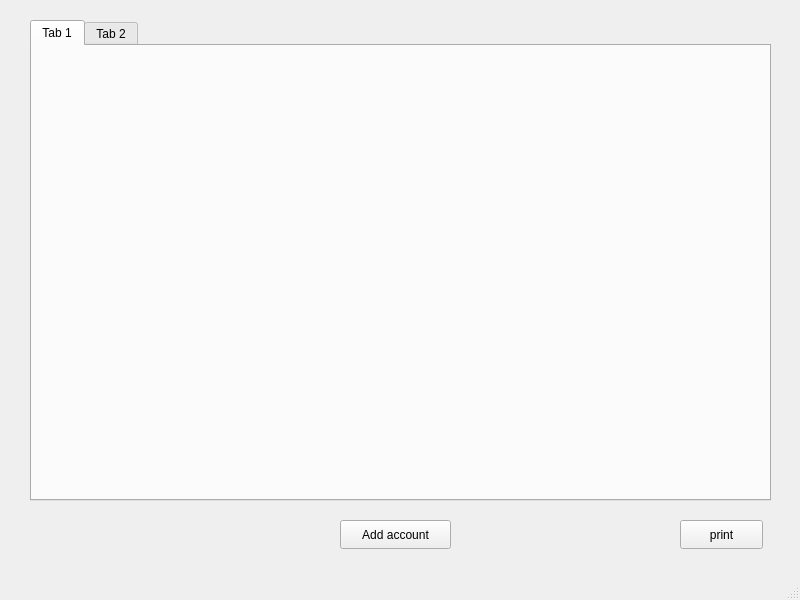
<?xml version="1.0" encoding="UTF-8"?>
<ui version="4.0">
 <class>Lab08_TNR</class>
 <widget class="QMainWindow" name="Lab08_TNR">
  <property name="geometry">
   <rect>
    <x>0</x>
    <y>0</y>
    <width>800</width>
    <height>600</height>
   </rect>
  </property>
  <property name="windowTitle">
   <string>Lab08_TNR</string>
  </property>
  <widget class="QWidget" name="centralwidget">
   <widget class="QPushButton" name="AddAccountBtn">
    <property name="geometry">
     <rect>
      <x>340</x>
      <y>520</y>
      <width>111</width>
      <height>29</height>
     </rect>
    </property>
    <property name="text">
     <string>Add account</string>
    </property>
   </widget>
   <widget class="QTabWidget" name="tabWidget">
    <property name="geometry">
     <rect>
      <x>30</x>
      <y>20</y>
      <width>741</width>
      <height>481</height>
     </rect>
    </property>
    <widget class="QWidget" name="tab">
     <attribute name="title">
      <string>Tab 1</string>
     </attribute>
    </widget>
    <widget class="QWidget" name="tab_2">
     <attribute name="title">
      <string>Tab 2</string>
     </attribute>
    </widget>
   </widget>
   <widget class="QPushButton" name="print_tnr">
    <property name="geometry">
     <rect>
      <x>680</x>
      <y>520</y>
      <width>83</width>
      <height>29</height>
     </rect>
    </property>
    <property name="text">
     <string>print</string>
    </property>
   </widget>
  </widget>
  <widget class="QMenuBar" name="menubar">
   <property name="geometry">
    <rect>
     <x>0</x>
     <y>0</y>
     <width>800</width>
     <height>25</height>
    </rect>
   </property>
  </widget>
  <widget class="QStatusBar" name="statusbar"/>
 </widget>
 <resources/>
 <connections/>
</ui>
